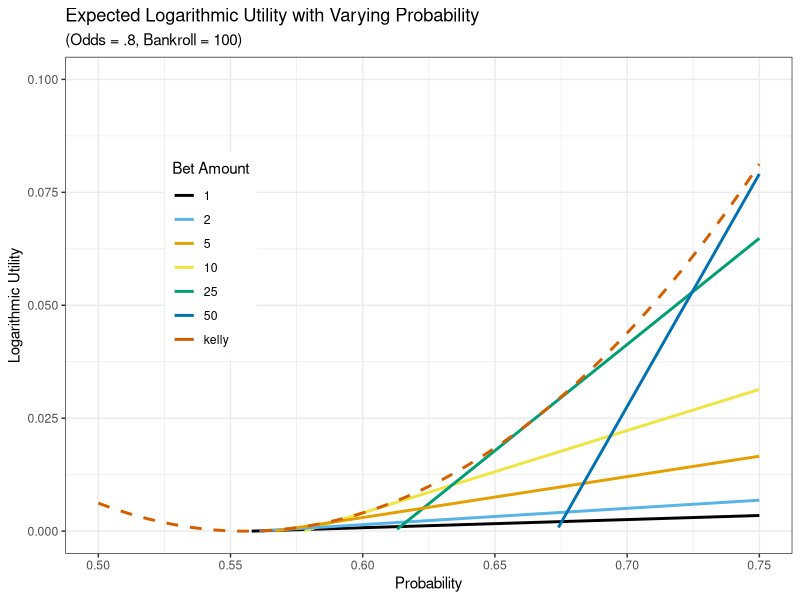
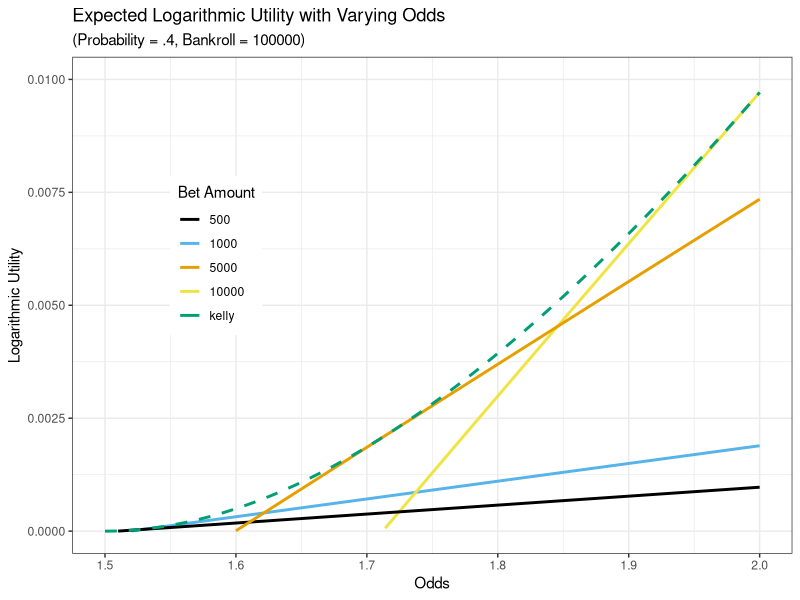
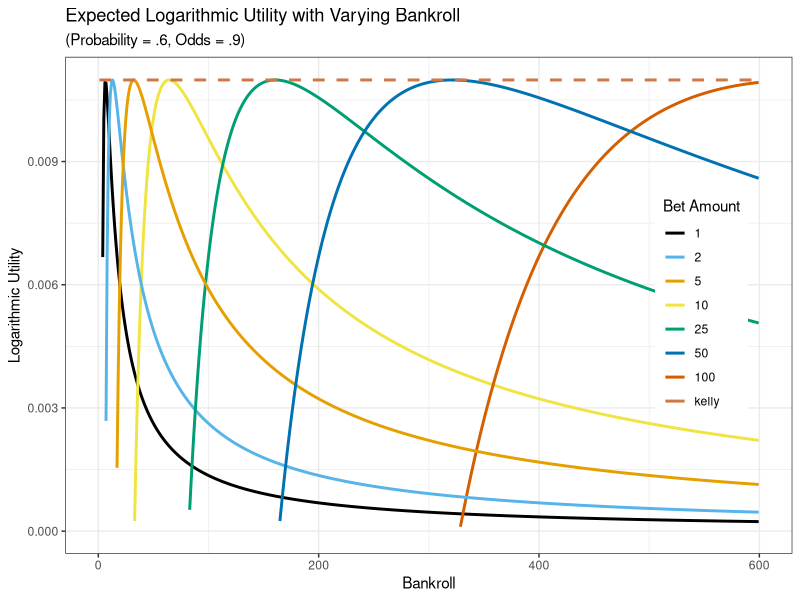

R code for these plots, in order:
library(tidyverse)
library(RColorBrewer)

log_utility <- function(bankroll, amount, probability, odds) {
  return_this <- ifelse(amount >= bankroll, NA, 
                        probability * log(1 + odds * amount / bankroll) + 
                          (1 - probability) * log(1 - amount / bankroll))
  return_this
}

kelly <- function(odds, probability) {
  (probability * (odds + 1) - 1) / odds
}

intersection <- function(f1, f2, x_lower, x_higher, accuracy = .001, epsilon = .001){
  result = data.frame(x_values = seq(x_lower, x_higher, by = accuracy)) %>%
    mutate(f1_values = f1(x_values), f2_values = f2(x_values), difference = abs(f2_values - f1_values))
  min_difference = min(result$difference)
  min_entry = result[result$difference == min_difference,]
  if(min_difference < epsilon){
    min_entry$x_values
  }
  else{
    NA
  }
}

EV <- function(odds, probability, bet, bankroll){
  probability * log(1 + (odds * bet / bankroll)) + (1 - probability) * log(1 - (bet / bankroll))
}

my_colors <- c("#000000", "#56B4E9", "#E69F00", "#F0E442", "#009E73", "#0072B2", "#D55E00", "#CC7947")

# Varying Probability

odds = .8
probability = seq(0, 1, length.out = 1001)
bankroll = 100
amount = c(1, 2, 5, 10, 25, 50, "kelly")
univ = expand.grid(odds = odds, probability = probability, 
                   bankroll = bankroll, amount = amount, 
                   stringsAsFactors = FALSE) %>%
  mutate(
    amount_color = as.factor(amount),
    amount = ifelse(amount == "kelly", kelly(odds, probability) * bankroll, as.integer(amount)),
    utility = log_utility(bankroll = bankroll, odds = odds, 
                          probability = probability, amount = amount))
univ = mutate(univ, is_kelly = ifelse(amount_color == "kelly", "Kelly", "non-Kelly"))


ggplot(univ, aes(x = probability, y = utility, color = amount_color, linetype = is_kelly)) +
  geom_line(size = 1) + xlim(.5, .75) + ylim(0, .1) +
  scale_colour_manual(name  ="Bet Amount", breaks = c("1", "2", "5", "10", "25", "50", "kelly"), values = my_colors) + 
  scale_linetype_manual(values = c("Kelly" = "dashed", "non-Kelly" = "solid")) + guides(linetype=FALSE) +
  xlab("Probability") + ylab("Logarithmic Utility") + 
  ggtitle("Expected Logarithmic Utility with Varying Probability", subtitle = "(Odds = .8, Bankroll = 100)") + theme_bw() + theme(legend.position = c(.2, .6))

# Varying Odds

odds = seq(1, 3, length.out = 1001)
probability = .4
bankroll = 100000
amount = c(500, 1000, 5000, 10000, "kelly")
univ = expand.grid(odds = odds, probability = probability, 
                   bankroll = bankroll, amount = amount, 
                   stringsAsFactors = FALSE) %>%
  mutate(
    amount_color = as.factor(amount),
    amount = ifelse(amount == "kelly", kelly(odds, probability) * bankroll, as.integer(amount)),
    utility = log_utility(bankroll = bankroll, odds = odds, 
                          probability = probability, amount = amount))
univ = mutate(univ, is_kelly = ifelse(amount_color == "kelly", "Kelly", "non-Kelly"))


ggplot(univ, aes(x = odds, y = utility, color = amount_color, linetype = is_kelly)) +
  geom_line(size = 1) + xlim(1.5, 2) + ylim(0, .01) +
  scale_colour_manual(name  ="Bet Amount", breaks = c("500", "1000", "5000", "10000", "kelly"), values = my_colors) + 
  scale_linetype_manual(values = c("Kelly" = "dashed", "non-Kelly" = "solid")) + guides(linetype=FALSE) +
  xlab("Odds") + ylab("Logarithmic Utility") + 
  ggtitle("Expected Logarithmic Utility with Varying Odds", subtitle = "(Probability = .4, Bankroll = 100000)") + theme_bw() + theme(legend.position = c(.2, .6))

# Varying Bankroll

odds = .9
probability = .6
bankroll = seq(1, 1000, length.out = 1001)
amount = c(1, 2, 5, 10, 25, 50, 100, "kelly")
univ = expand.grid(odds = odds, probability = probability, 
                   bankroll = bankroll, amount = amount, 
                   stringsAsFactors = FALSE) %>%
  mutate(
    amount_color = as.factor(amount),
    amount = ifelse(amount == "kelly", kelly(odds, probability) * bankroll, as.integer(amount)),
    utility = log_utility(bankroll = bankroll, odds = odds, 
                          probability = probability, amount = amount))
univ = mutate(univ, is_kelly = ifelse(amount_color == "kelly", "Kelly", "non-Kelly"))


ggplot(univ, aes(x = bankroll, y = utility, color = amount_color, linetype = is_kelly)) +
  geom_line(size = 1) + ylim(0, .011) + xlim(0, 600) +
  scale_colour_manual(name  ="Bet Amount", breaks = c("1", "2", "5", "10", "25", "50", "100", "kelly"), values = my_colors) + 
  scale_linetype_manual(values = c("Kelly" = "dashed", "non-Kelly" = "solid")) + guides(linetype=FALSE) +
  xlab("Bankroll") + ylab("Logarithmic Utility") + 
  ggtitle("Expected Logarithmic Utility with Varying Bankroll", subtitle = "(Probability = .6, Odds = .9)") + theme_bw() + theme(legend.position = c(.875, .5))
